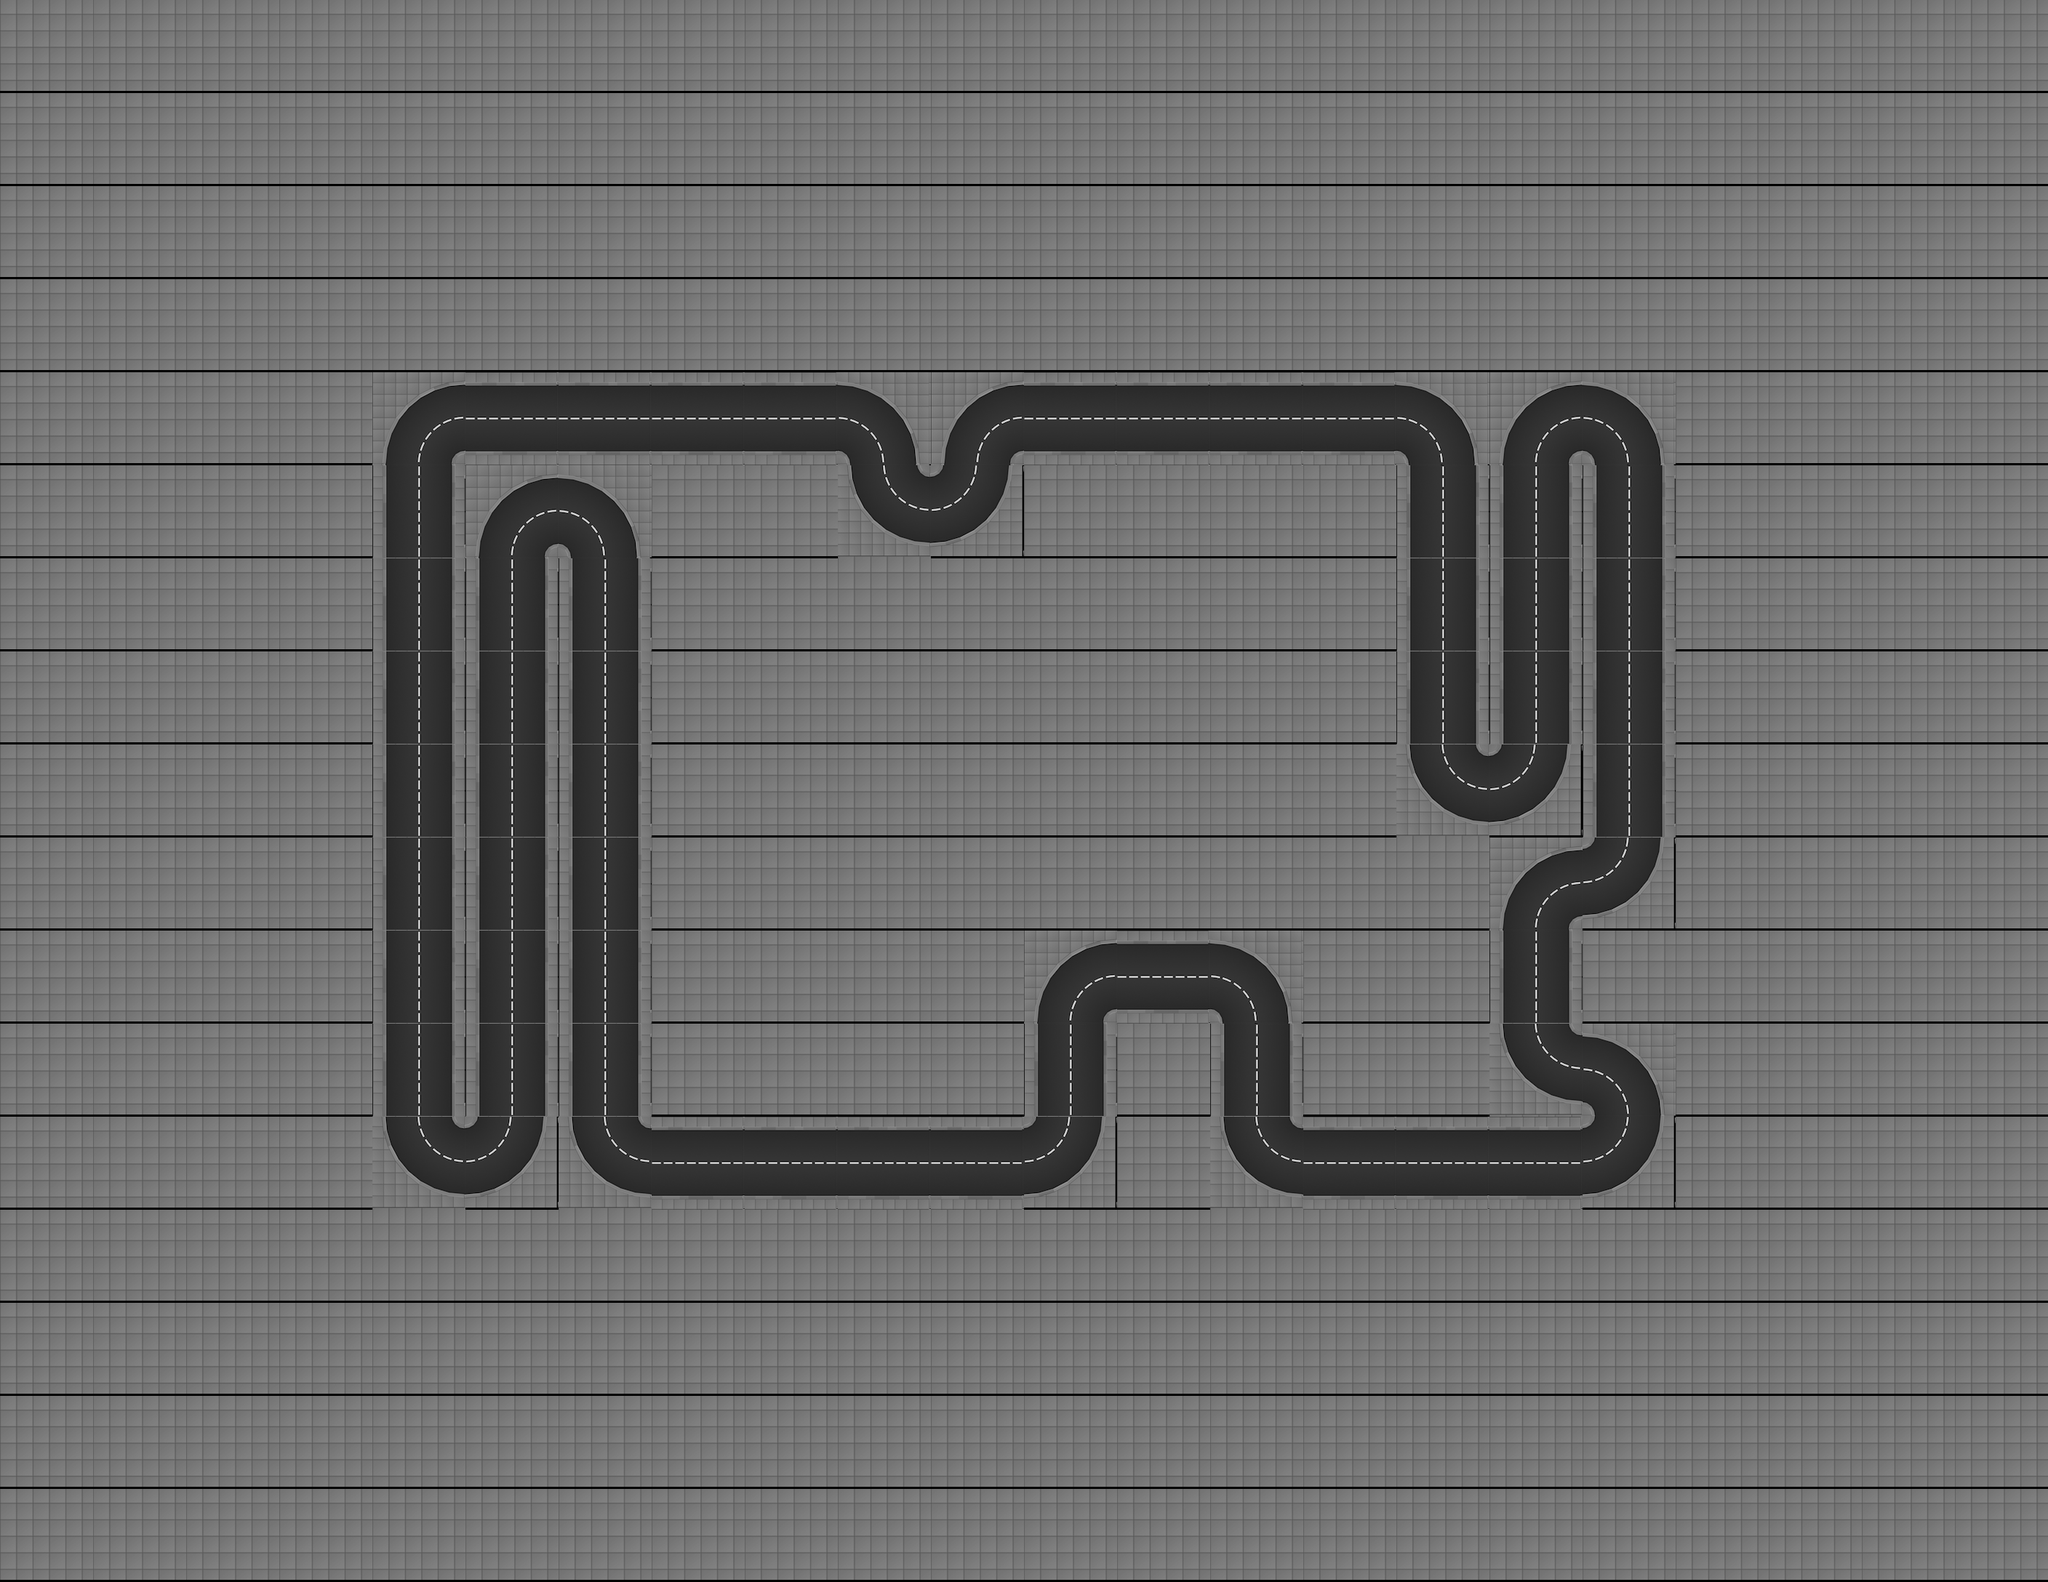

A 2D game scene composited from a Tiled map and its tileset images. What follows is a short description and the map's XML, with each tile layer's data collapsed to a summary:
An orthogonal 22x17 tile map with 128x128 px tiles, 1 tile layer (track), 2 tilesets and 419 objects (32x office_07_ground_floor, 32x office_07_floor, 20x office_05_ground_floor, 20x office_05_floor, 18x appartment_roof_01, ...).

<map height="17" infinite="0" nextlayerid="1" nextobjectid="1" orientation="orthogonal" renderorder="right-down" tiledversion="1.2.2" tileheight="128" tilewidth="128" version="1.2" width="22"><tileset firstgid="1" source="../../gbResources/set_tiles.tsx" /><tileset firstgid="134" source="../../gbResources/set_objects.tsx" /><layer height="17" id="1" name="track" width="22"><data>[374 cells, 374 non-empty, 7 distinct tile ids]</data></layer><objectgroup id="1" name="walls"><object id="1" x="512" y="640"><polyline points="16,0 32,-64 64,-96 128,-112" /></object><object id="2" x="512" y="640"><polyline points="112,0 114,-8 120,-14 128,-16" /></object><object id="3" x="512" y="704.0"><polyline points="16,-64 16,64" /></object><object id="4" x="512" y="704.0"><polyline points="112,-64 112,64" /></object><object id="5" x="512" y="832.0"><polyline points="16,-64 16,64" /></object><object id="6" x="512" y="832.0"><polyline points="112,-64 112,64" /></object><object id="7" x="512" y="960.0"><polyline points="16,-64 16,64" /></object><object id="8" x="512" y="960.0"><polyline points="112,-64 112,64" /></object><object id="9" x="512" y="1088.0"><polyline points="16,-64 16,64" /></object><object id="10" x="512" y="1088.0"><polyline points="112,-64 112,64" /></object><object id="11" x="512" y="1216.0"><polyline points="16,-64 16,64" /></object><object id="12" x="512" y="1216.0"><polyline points="112,-64 112,64" /></object><object id="13" x="512" y="1344.0"><polyline points="16,-64 16,64" /></object><object id="14" x="512" y="1344.0"><polyline points="112,-64 112,64" /></object><object id="15" x="512" y="1472.0"><polyline points="16,-64 16,64" /></object><object id="16" x="512" y="1472.0"><polyline points="112,-64 112,64" /></object><object id="17" x="512" y="1664"><polyline points="16,-128 32,-64 64,-32 128,-16" /></object><object id="18" x="512" y="1664"><polyline points="112,-128 114,-120 120,-114 128,-112" /></object><object id="19" x="640" y="592.0"><polyline points="0,-64 128,-64" /></object><object id="20" x="640" y="560.0"><polyline points="0,64 128,64" /></object><object id="21" x="640" y="768"><polyline points="16,0 32,-64 64,-96 128,-112" /></object><object id="22" x="640" y="768"><polyline points="112,0 114,-8 120,-14 128,-16" /></object><object id="23" x="640" y="832.0"><polyline points="16,-64 16,64" /></object><object id="24" x="640" y="832.0"><polyline points="112,-64 112,64" /></object><object id="25" x="640" y="960.0"><polyline points="16,-64 16,64" /></object><object id="26" x="640" y="960.0"><polyline points="112,-64 112,64" /></object><object id="27" x="640" y="1088.0"><polyline points="16,-64 16,64" /></object><object id="28" x="640" y="1088.0"><polyline points="112,-64 112,64" /></object><object id="29" x="640" y="1216.0"><polyline points="16,-64 16,64" /></object><object id="30" x="640" y="1216.0"><polyline points="112,-64 112,64" /></object><object id="31" x="640" y="1344.0"><polyline points="16,-64 16,64" /></object><object id="32" x="640" y="1344.0"><polyline points="112,-64 112,64" /></object><object id="33" x="640" y="1472.0"><polyline points="16,-64 16,64" /></object><object id="34" x="640" y="1472.0"><polyline points="112,-64 112,64" /></object><object id="35" x="640" y="1664"><polyline points="112,-128 96,-64 64,-32 0,-16" /></object><object id="36" x="640" y="1664"><polyline points="16,-128 14,-120 8,-114 0,-112" /></object><object id="37" x="768" y="592.0"><polyline points="0,-64 128,-64" /></object><object id="38" x="768" y="560.0"><polyline points="0,64 128,64" /></object><object id="39" x="768" y="768"><polyline points="0,-112 64,-96 96,-64 112,0" /></object><object id="40" x="768" y="768"><polyline points="0,-16 8,-14 14,-8 16,0" /></object><object id="41" x="768" y="832.0"><polyline points="16,-64 16,64" /></object><object id="42" x="768" y="832.0"><polyline points="112,-64 112,64" /></object><object id="43" x="768" y="960.0"><polyline points="16,-64 16,64" /></object><object id="44" x="768" y="960.0"><polyline points="112,-64 112,64" /></object><object id="45" x="768" y="1088.0"><polyline points="16,-64 16,64" /></object><object id="46" x="768" y="1088.0"><polyline points="112,-64 112,64" /></object><object id="47" x="768" y="1216.0"><polyline points="16,-64 16,64" /></object><object id="48" x="768" y="1216.0"><polyline points="112,-64 112,64" /></object><object id="49" x="768" y="1344.0"><polyline points="16,-64 16,64" /></object><object id="50" x="768" y="1344.0"><polyline points="112,-64 112,64" /></object><object id="51" x="768" y="1472.0"><polyline points="16,-64 16,64" /></object><object id="52" x="768" y="1472.0"><polyline points="112,-64 112,64" /></object><object id="53" x="768" y="1664"><polyline points="16,-128 32,-64 64,-32 128,-16" /></object><object id="54" x="768" y="1664"><polyline points="112,-128 114,-120 120,-114 128,-112" /></object><object id="55" x="896" y="592.0"><polyline points="0,-64 128,-64" /></object><object id="56" x="896" y="560.0"><polyline points="0,64 128,64" /></object><object id="57" x="896" y="1616.0"><polyline points="0,-64 128,-64" /></object><object id="58" x="896" y="1584.0"><polyline points="0,64 128,64" /></object><object id="59" x="1024" y="592.0"><polyline points="0,-64 128,-64" /></object><object id="60" x="1024" y="560.0"><polyline points="0,64 128,64" /></object><object id="61" x="1024" y="1616.0"><polyline points="0,-64 128,-64" /></object><object id="62" x="1024" y="1584.0"><polyline points="0,64 128,64" /></object><object id="63" x="1152" y="640"><polyline points="0,-112 64,-96 96,-64 112,0" /></object><object id="64" x="1152" y="640"><polyline points="0,-16 8,-14 14,-8 16,0" /></object><object id="65" x="1152" y="768"><polyline points="16,-128 32,-64 64,-32 128,-16" /></object><object id="66" x="1152" y="768"><polyline points="112,-128 114,-120 120,-114 128,-112" /></object><object id="67" x="1152" y="1616.0"><polyline points="0,-64 128,-64" /></object><object id="68" x="1152" y="1584.0"><polyline points="0,64 128,64" /></object><object id="69" x="1280" y="640"><polyline points="16,0 32,-64 64,-96 128,-112" /></object><object id="70" x="1280" y="640"><polyline points="112,0 114,-8 120,-14 128,-16" /></object><object id="71" x="1280" y="768"><polyline points="112,-128 96,-64 64,-32 0,-16" /></object><object id="72" x="1280" y="768"><polyline points="16,-128 14,-120 8,-114 0,-112" /></object><object id="73" x="1280" y="1616.0"><polyline points="0,-64 128,-64" /></object><object id="74" x="1280" y="1584.0"><polyline points="0,64 128,64" /></object><object id="75" x="1408" y="592.0"><polyline points="0,-64 128,-64" /></object><object id="76" x="1408" y="560.0"><polyline points="0,64 128,64" /></object><object id="77" x="1408" y="1408"><polyline points="16,0 32,-64 64,-96 128,-112" /></object><object id="78" x="1408" y="1408"><polyline points="112,0 114,-8 120,-14 128,-16" /></object><object id="79" x="1408" y="1472.0"><polyline points="16,-64 16,64" /></object><object id="80" x="1408" y="1472.0"><polyline points="112,-64 112,64" /></object><object id="81" x="1408" y="1664"><polyline points="112,-128 96,-64 64,-32 0,-16" /></object><object id="82" x="1408" y="1664"><polyline points="16,-128 14,-120 8,-114 0,-112" /></object><object id="83" x="1536" y="592.0"><polyline points="0,-64 128,-64" /></object><object id="84" x="1536" y="560.0"><polyline points="0,64 128,64" /></object></objectgroup><objectgroup id="2" name="route"><!-- 1 objects omitted --></objectgroup><objectgroup id="3" name="lights"><!-- 72 objects omitted --></objectgroup><objectgroup id="4" name="slow_motion_triggers"><!-- 24 objects omitted --></objectgroup><objectgroup id="5" name="speed_up_triggers"><!-- 10 objects omitted --></objectgroup><objectgroup id="6" name="buildings"><!-- 164 objects omitted --></objectgroup><objectgroup id="7" name="spawners"><!-- 4 objects omitted --></objectgroup></map>
<!-- 335 of 419 objects omitted -->
